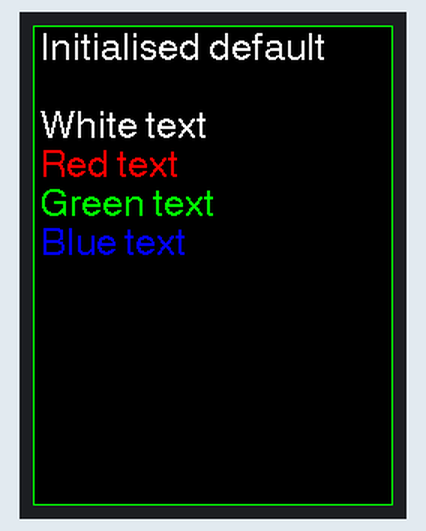
Recording of a sketch running on a simulated ESP32. Shown: 240×320 colour display.

Above: at 0.3 s.
At 5.4 s:
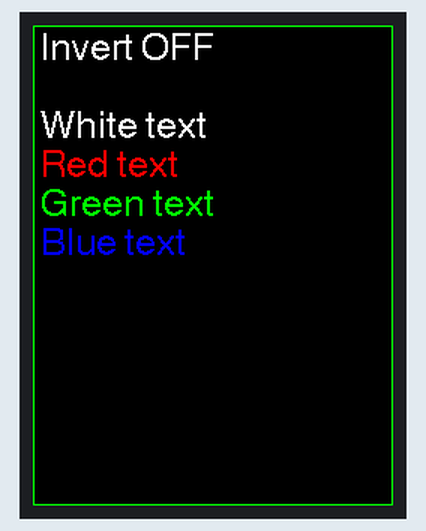
At 10.5 s:
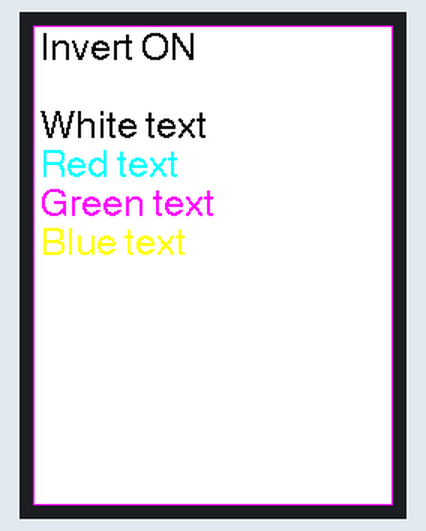

The sketch:

Test_Lcd.ino
```cpp
#include <SPI.h>

#include <TFT_eSPI.h>       // Hardware-specific library

TFT_eSPI tft = TFT_eSPI();  // Invoke custom library

uint32_t loop_timer;                                              // Timer
int val = 0;                                                      // Giá trị analog


void setup(void) {

  tft.init();

  tft.fillScreen(TFT_BLACK);
  tft.drawRect(0, 0, tft.width(), tft.height(), TFT_GREEN);

  // Set "cursor" at top left corner of display (0,0) and select font 4
  tft.setCursor(0, 4, 4);

  // Set the font colour to be white with a black background
  tft.setTextColor(TFT_WHITE);

  // We can now plot text on screen using the "print" class
  tft.println(" Initialised default\n");
  tft.println(" White text");

  tft.setTextColor(TFT_RED);
  tft.println(" Red text");

  tft.setTextColor(TFT_GREEN);
  tft.println(" Green text");

  tft.setTextColor(TFT_BLUE);
  tft.println(" Blue text");

  delay(5000);

}

void loop() {
  //while (micros() - loop_timer < 16000);                           // 250hz windows
  //loop_timer = micros();

  tft.invertDisplay( false ); // Where i is true or false

  tft.fillScreen(TFT_BLACK);
  tft.drawRect(0, 0, tft.width(), tft.height(), TFT_GREEN);

  tft.setCursor(0, 4, 4);

  tft.setTextColor(TFT_WHITE);
  tft.println(" Invert OFF\n");

  tft.println(" White text");

  tft.setTextColor(TFT_RED);
  tft.println(" Red text");

  tft.setTextColor(TFT_GREEN);
  tft.println(" Green text");

  tft.setTextColor(TFT_BLUE);
  tft.println(" Blue text");

  delay(5000);


  // Binary inversion of colours
  tft.invertDisplay( true ); // Where i is true or false

  tft.fillScreen(TFT_BLACK);
  tft.drawRect(0, 0, tft.width(), tft.height(), TFT_GREEN);

  tft.setCursor(0, 4, 4);

  tft.setTextColor(TFT_WHITE);
  tft.println(" Invert ON\n");

  tft.println(" White text");

  tft.setTextColor(TFT_RED);
  tft.println(" Red text");

  tft.setTextColor(TFT_GREEN);
  tft.println(" Green text");

  tft.setTextColor(TFT_BLUE);
  tft.println(" Blue text");

  delay(5000);
}
```

Measured:
- what the display in image 1 shows lasts 5.1 s, from 5.3 s to 10.4 s
